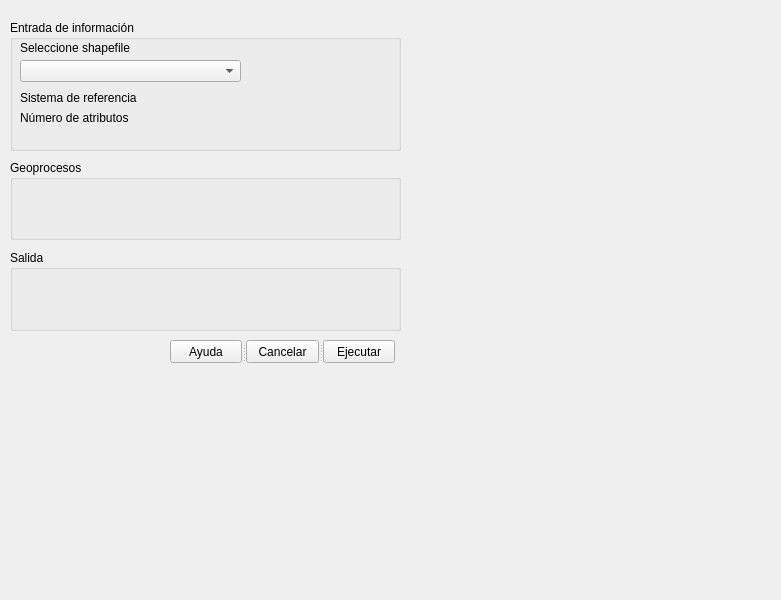
<?xml version="1.0" encoding="UTF-8"?>
<ui version="4.0">
 <class>MainWindow</class>
 <widget class="QMainWindow" name="MainWindow">
  <property name="geometry">
   <rect>
    <x>0</x>
    <y>0</y>
    <width>781</width>
    <height>600</height>
   </rect>
  </property>
  <property name="windowTitle">
   <string>Vectorial</string>
  </property>
  <widget class="QWidget" name="centralwidget">
   <widget class="QGroupBox" name="groupBox">
    <property name="geometry">
     <rect>
      <x>10</x>
      <y>20</y>
      <width>391</width>
      <height>131</height>
     </rect>
    </property>
    <property name="title">
     <string>Entrada de información</string>
    </property>
    <widget class="QComboBox" name="cmb1">
     <property name="geometry">
      <rect>
       <x>10</x>
       <y>40</y>
       <width>221</width>
       <height>22</height>
      </rect>
     </property>
    </widget>
    <widget class="QLabel" name="label">
     <property name="geometry">
      <rect>
       <x>10</x>
       <y>20</y>
       <width>161</width>
       <height>16</height>
      </rect>
     </property>
     <property name="text">
      <string>Seleccione shapefile</string>
     </property>
    </widget>
    <widget class="QLabel" name="lb1">
     <property name="geometry">
      <rect>
       <x>10</x>
       <y>70</y>
       <width>221</width>
       <height>16</height>
      </rect>
     </property>
     <property name="text">
      <string>Sistema de referencia</string>
     </property>
    </widget>
    <widget class="QLabel" name="lb2">
     <property name="geometry">
      <rect>
       <x>10</x>
       <y>90</y>
       <width>221</width>
       <height>16</height>
      </rect>
     </property>
     <property name="text">
      <string>Número de atributos</string>
     </property>
    </widget>
   </widget>
   <widget class="QGroupBox" name="groupBox_2">
    <property name="geometry">
     <rect>
      <x>10</x>
      <y>160</y>
      <width>391</width>
      <height>80</height>
     </rect>
    </property>
    <property name="title">
     <string>Geoprocesos</string>
    </property>
   </widget>
   <widget class="QGroupBox" name="groupBox_3">
    <property name="geometry">
     <rect>
      <x>10</x>
      <y>250</y>
      <width>391</width>
      <height>81</height>
     </rect>
    </property>
    <property name="title">
     <string>Salida</string>
    </property>
   </widget>
   <widget class="QSplitter" name="splitter">
    <property name="geometry">
     <rect>
      <x>170</x>
      <y>340</y>
      <width>225</width>
      <height>23</height>
     </rect>
    </property>
    <property name="orientation">
     <enum>Qt::Horizontal</enum>
    </property>
    <widget class="QPushButton" name="btn1">
     <property name="text">
      <string>Ayuda</string>
     </property>
    </widget>
    <widget class="QPushButton" name="btn2">
     <property name="text">
      <string>Cancelar</string>
     </property>
    </widget>
    <widget class="QPushButton" name="btn3">
     <property name="text">
      <string>Ejecutar</string>
     </property>
    </widget>
   </widget>
  </widget>
 </widget>
 <resources/>
 <connections/>
</ui>
